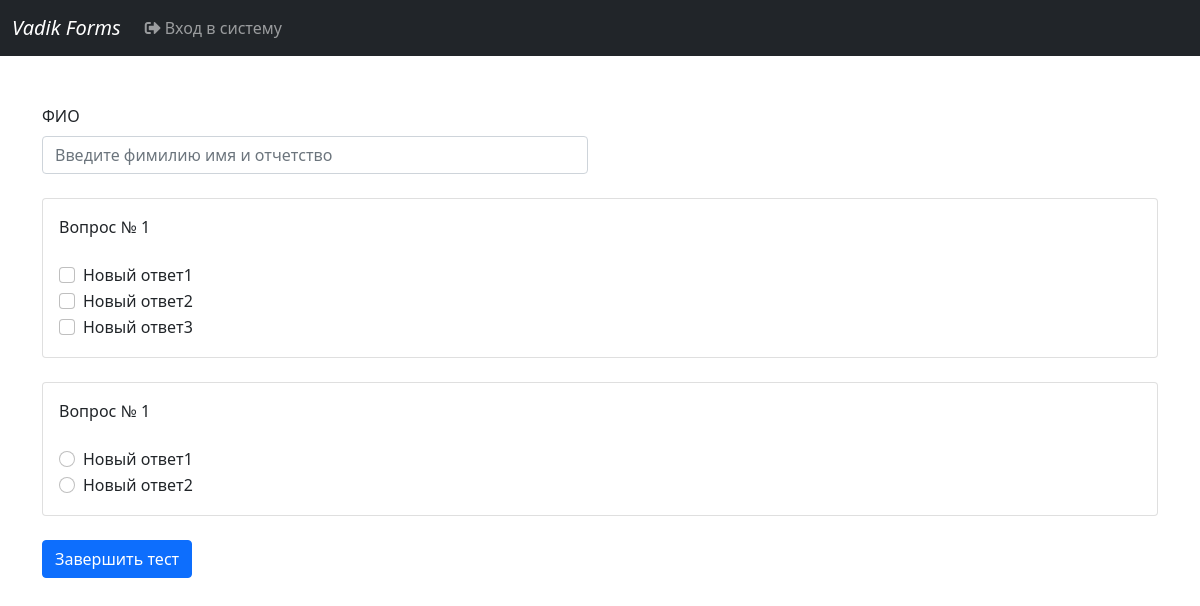
Page /training/subjects/32/test/23/passing on the committed database.
### testing/models.py (models this page shows, shortened)
class Question(models.Model):
    question = models.TextField(verbose_name="Вопрос")
    date_added = models.DateTimeField(verbose_name="Дата создания", auto_now_add=True)
    test = models.ForeignKey(Testing, on_delete=models.CASCADE, verbose_name="Тест")
    has_multiple_choice = models.BooleanField(verbose_name="Имеет несколько ответов")
    class Meta:
        ordering = ('id',)
        verbose_name = 'Вопрос'
        verbose_name_plural = 'Вопросы'

class Answer(models.Model):
    answer = models.TextField(verbose_name="Ответ")
    question = models.ForeignKey(Question, on_delete=models.CASCADE, verbose_name="Вопрос")
    is_true = models.BooleanField(verbose_name="Является верным")
    weight = models.FloatField(verbose_name="Вес ответа", blank=True, null=True)
    class Meta:
        ordering = ('id',)
        verbose_name = 'Ответ'
        verbose_name_plural = 'Ответы'

### training/views.py (the view)
# urls.py: path('subjects/<subject_id>/test/<test_id>/passing', views.test_passing, name='test_passing'),
def test_passing(request, subject_id, test_id):
    if request.method == 'POST':
        score = 0
        user_answers_list = []
        test = get_object_or_404(Testing, pk=test_id)
        for question in test.question_set.all():
            if question.has_multiple_choice:
                true_answers = Answer.objects.filter(question=question, is_true=True)
                true_answers_weight = true_answers.first().weight
                for i in range(question.answer_set.all().count()):
                    if 'question_' + str(question.id) + '_checkbox_' + str(i) in request.POST:
                        user_answer_checkbox_id = request.POST['question_' + str(question.id) + '_checkbox_' + str(i)]
                        user_answers_list.append(int(user_answer_checkbox_id))
                        user_answer_checkbox = get_object_or_404(Answer, pk=user_answer_checkbox_id)
                        if user_answer_checkbox in true_answers:
                            score = score + true_answers_weight
            else:
                true_answer = Answer.objects.filter(question=question, is_true=True).first()
                user_answer = request.POST['question_' + str(question.id) + '_radio']
                user_answers_list.append(int(user_answer))
                if true_answer.id == int(user_answer):
                    score = score + 100
        total_score = round(score / test.question_set.all().count())
        answers_str = ''
        for user_answer in user_answers_list:
            answers_str = answers_str + str(user_answer) + ','
        result = ResultData(
            learner_fio=request.POST.get('fio', ''),
            score=total_score,
            test=get_object_or_404(Testing, pk=test_id),
            answers=answers_str
        )
        result.save()
        return HttpResponseRedirect(reverse('training:test_result', kwargs={
            'subject_id': subject_id,
            'test_id': test_id,
            'result_id': result.id,
        }))
    else:
        test = get_object_or_404(Testing, pk=test_id)
        return render(request, 'training/test_passing.html', {'test': test})

### training/templates/training/test_passing.html (shortened to what this page needs)
{% extends 'base.html' %}
{% load static %}
{% block css %}
    <link rel="stylesheet" type="text/css" href="{% static 'testing/css/main.css' %}">
{% endblock %}
{% block content %}
    <div class="container">
        <br>
        <form action="{% url 'training:test_passing' subject_id=test.subject.id test_id=test.id %}" class="needs-validation" method="POST" novalidate>{% csrf_token %}
            <div class="row">
                <div class="col-md-6">
                    <label class="form-label">ФИО</label>
                    <input type="text" class="form-control" name="fio" placeholder="Введите фимилию имя и отчетство" required>
                </div>
            </div><br>
            {% for question in test.question_set.all %}
                <div class="card" style="width: 100%;">
                    <div class="card-body">
                        <div class="row">
                            <div class="col-sm-12 question_text_input_div">
                                {{ question.question }}<br>
                            </div>
                        </div>
                        <br>
                        <div class="answers_div">
                            {% for answer in question.answer_set.all %}
                                {% if question.has_multiple_choice %}
                                    <div class="form-check">
                                        <input class="form-check-input" type="checkbox" name="question_{{ question.id }}_checkbox_{{ forloop.counter0 }}" value="{{ answer.id }}">
                                        <label class="form-check-label">
                                            {{ answer.answer }}
                                        </label>
                                    </div>
                                {% else %}
                                    <div class="form-check">
                                        <input class="form-check-input" type="radio" name="question_{{ question.id }}_radio" value="{{ answer.id }}" required>
                                        <label class="form-check-label">
                                            {{ answer.answer }}
                                        </label>
                                    </div>
                                {% endif %}
                            {% endfor %}
                        </div>
                    </div>
                </div><br>
            {% endfor %}
            <button type="submit" class="btn btn-primary">Завершить тест</button>
        </form>
    </div>
{% endblock %}

### rows in the picture
Question: question "Вопрос № 1"
Answer: answer "Новый ответ1"
Answer: answer "Новый ответ2"
Answer: answer "Новый ответ3"
Question: question "Вопрос № 1"
Answer: answer "Новый ответ1"
Answer: answer "Новый ответ2"
